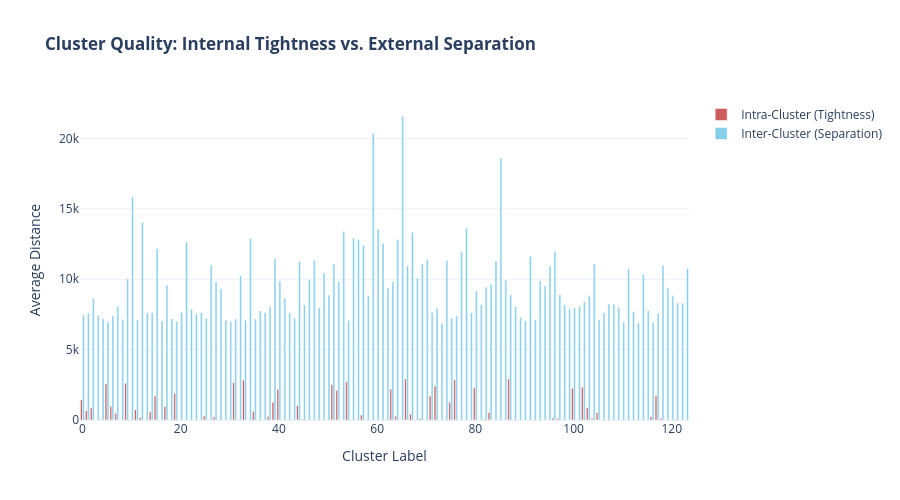

Write notebook code for a chart like this one.
### Code cell
pltcluster_sep = pt.plot_cluster_separation(cluster_sep)
pltcluster_sep.show()
